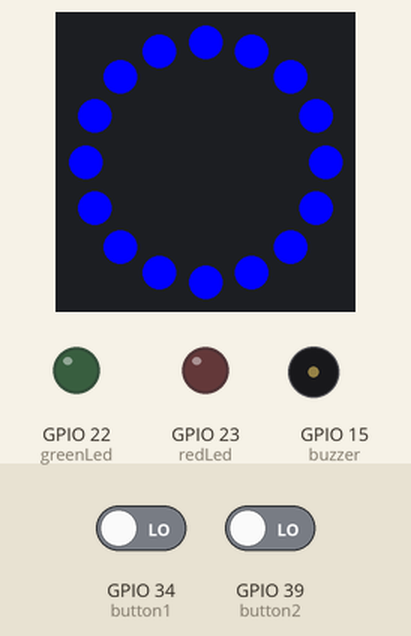
Recording of a program running on a simulated ESP32. On the bench: 16 RGB LEDs in a ring, first at the top, clockwise, output pins drawn as LEDs (lit = HIGH), buzzer (waves = sounding, pin HIGH). Inputs (shaded band) come from the test bench; at power-on: GPIO 34 (button1) LOW, GPIO 39 (button2) LOW. What the program prints to the serial monitor is not drawn.

Above: at 3.2 s.
3.3 s: GPIO 34 (button1) driven HIGH
At 4.4 s:
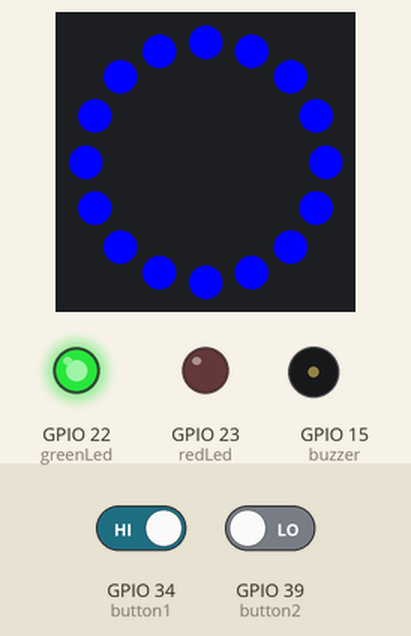
6.3 s: GPIO 34 (button1) driven LOW
At 7.0 s:
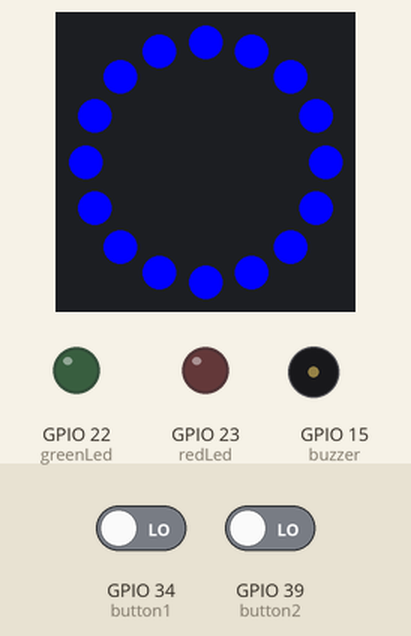
9.3 s: GPIO 34 (button1) driven HIGH
At 10.3 s:
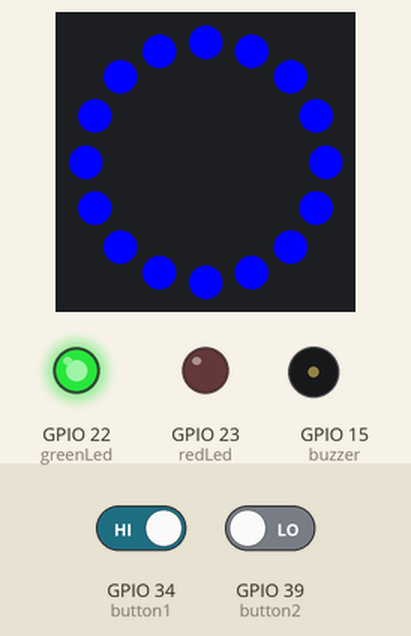
12.3 s: GPIO 34 (button1) driven LOW
At 13.4 s:
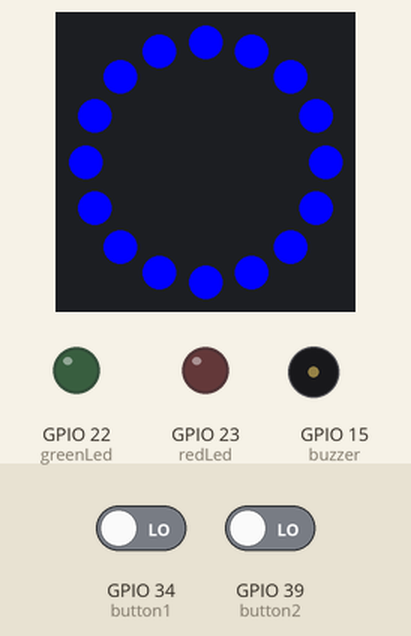
15.3 s: GPIO 34 (button1) driven HIGH
At 16.1 s:
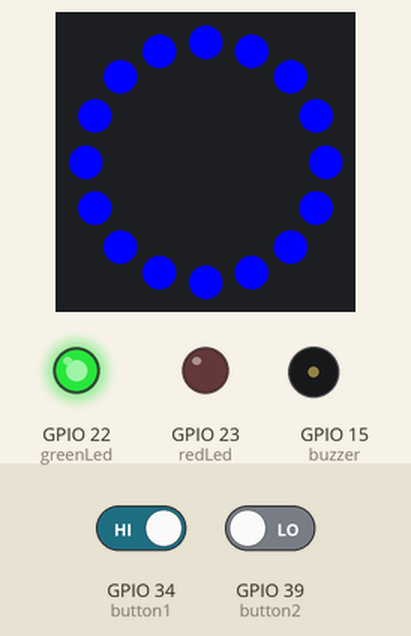
18.3 s: GPIO 34 (button1) driven LOW and GPIO 39 (button2) driven HIGH
At 18.9 s:
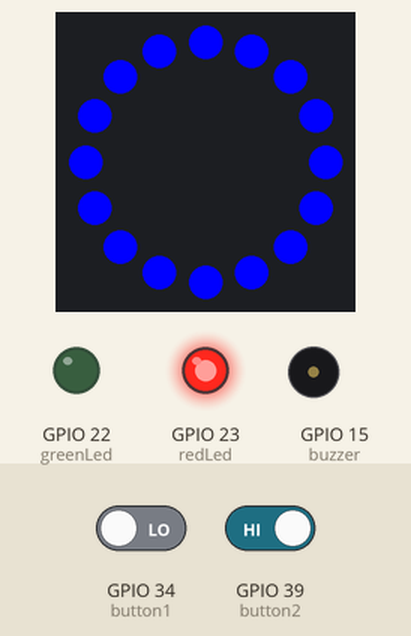
Timing chart, 0 to 21.3 s (numbered marks = the images above; inputs shaded):
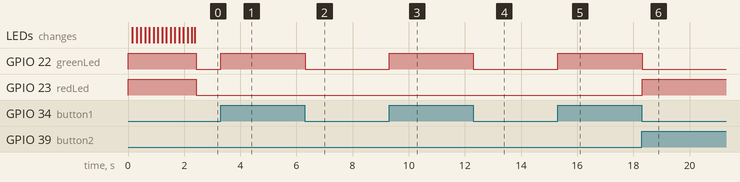

Measured:
- after the input at 3.3 s, GPIO 22 (greenLed): LOW → HIGH at once
- after the input at 6.3 s, GPIO 22 (greenLed): HIGH → LOW at once
- after the input at 9.3 s, GPIO 22 (greenLed): LOW → HIGH at once
- after the input at 12.3 s, GPIO 22 (greenLed): HIGH → LOW at once
- after the input at 15.3 s, GPIO 22 (greenLed): LOW → HIGH at once
- after the input at 18.3 s, GPIO 22 (greenLed): HIGH → LOW at once; GPIO 23 (redLed): LOW → HIGH at once

The program:

main.cpp
```cpp
#include <Arduino.h>

#include <TM1637Display.h>
#include <Adafruit_NeoPixel.h>

const int CLK = 3;       //Narancs //Set the CLK pin connection to the display
const int DIO = 13;      //Citrom//Set the DIO pin connection to the display
const int buzzer = 15;   //buzzer to arduino pin 9
const int ledRing = 2;   // szürke
const int greenLed = 22; // piros
const int redLed = 23;   //  barna
const int button1 = 34;
const int button2 = 39;

// #define PIN 6

int numCounter = 0;
int freq = 2000;
int channel = 0;
int resolution = 8;

// Parameter 1 = number of pixels in strip
// Parameter 2 = Arduino pin number (most are valid)
// Parameter 3 = pixel type flags, add together as needed:
//   NEO_KHZ800  800 KHz bitstream (most NeoPixel products w/WS2812 LEDs)
//   NEO_KHZ400  400 KHz (classic 'v1' (not v2) FLORA pixels, WS2811 drivers)
//   NEO_GRB     Pixels are wired for GRB bitstream (most NeoPixel products)
//   NEO_RGB     Pixels are wired for RGB bitstream (v1 FLORA pixels, not v2)
//   NEO_RGBW    Pixels are wired for RGBW bitstream (NeoPixel RGBW products)
Adafruit_NeoPixel strip = Adafruit_NeoPixel(16, ledRing, NEO_GRB + NEO_KHZ800);
TM1637Display display(CLK, DIO); //set up the 4-Digit Display.

void setup()
{
  // put your setup code here, to run once:
  Serial.begin(115200);
  ledcSetup(channel, freq, resolution);
  ledcAttachPin(buzzer, channel);

  strip.begin();
  strip.show(); // Initialize all pixels to 'off'

  pinMode(greenLed, OUTPUT);
  pinMode(redLed, OUTPUT);
  pinMode(button1, INPUT);
  pinMode(button2, INPUT);
  digitalWrite(greenLed, HIGH);
  digitalWrite(redLed, HIGH);
  display.setBrightness(0x0a); //set the diplay to maximum brightness
}
void colorWipe(uint32_t c, uint8_t wait)
{
  for (uint16_t i = 0; i < strip.numPixels(); i++)
  {
    strip.setPixelColor(i, c);
    strip.show();
    delay(wait);
  }
}

void loop()
{
  Serial.println("Hello world!");
  // Some example procedures showing how to display to the pixels:
  colorWipe(strip.Color(255, 0, 0), 50);                // Red
  colorWipe(strip.Color(0, 255, 0), 50);                // Green
  colorWipe(strip.Color(0, 0, 255), 50);                // Blue
  for (numCounter = 0; numCounter < 9999; numCounter++) //Iterate numCounter
  {
    if (digitalRead(button1) == HIGH)
    {
      digitalWrite(greenLed, HIGH);
    }
    else
    {
      digitalWrite(greenLed, LOW);
    }
    if (digitalRead(button2) == HIGH)
    {
      digitalWrite(redLed, HIGH);
    }
    else
    {
      digitalWrite(redLed, LOW);
    }
    display.showNumberDecEx(numCounter,0b01000000); //Display the numCounter value;

    // ledcWrite(channel, 10);
    // delay(50);
    // ledcWriteTone(channel, 0);
    //delay(500);
  }
}
// Fill the dots one after the other with a color
```
